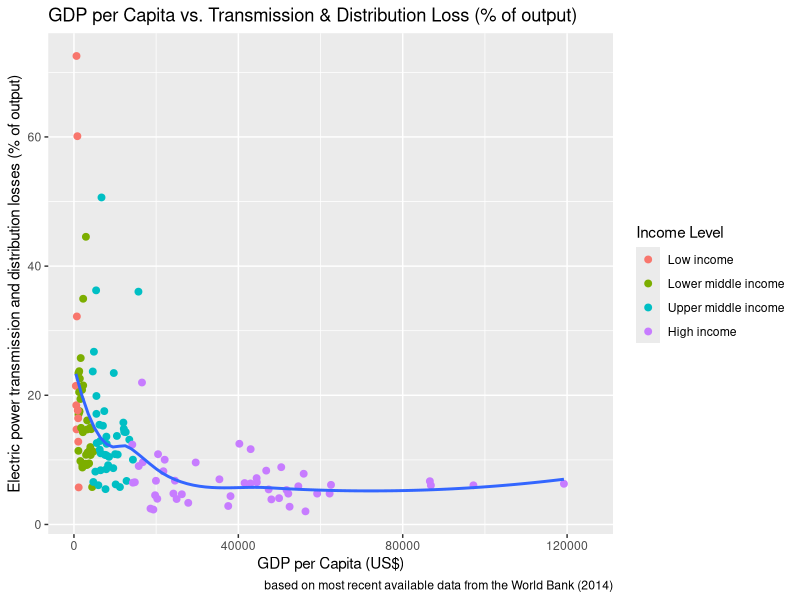
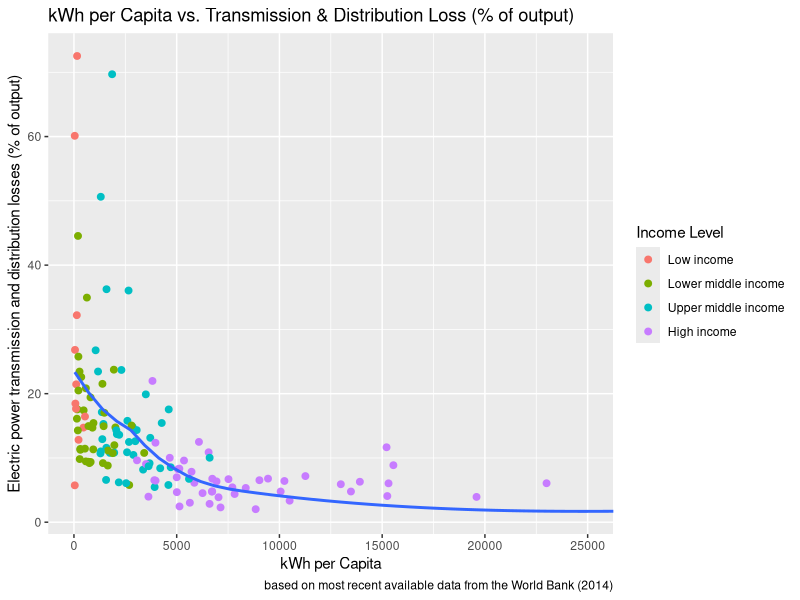
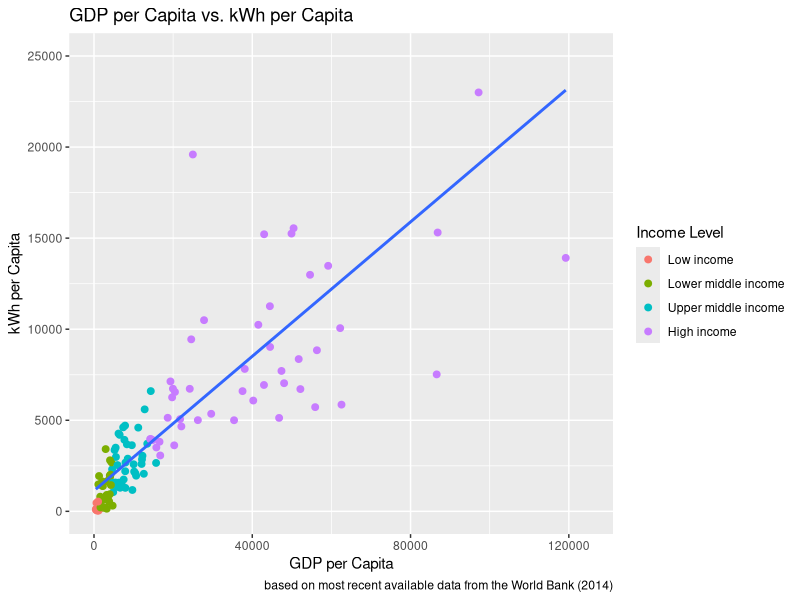
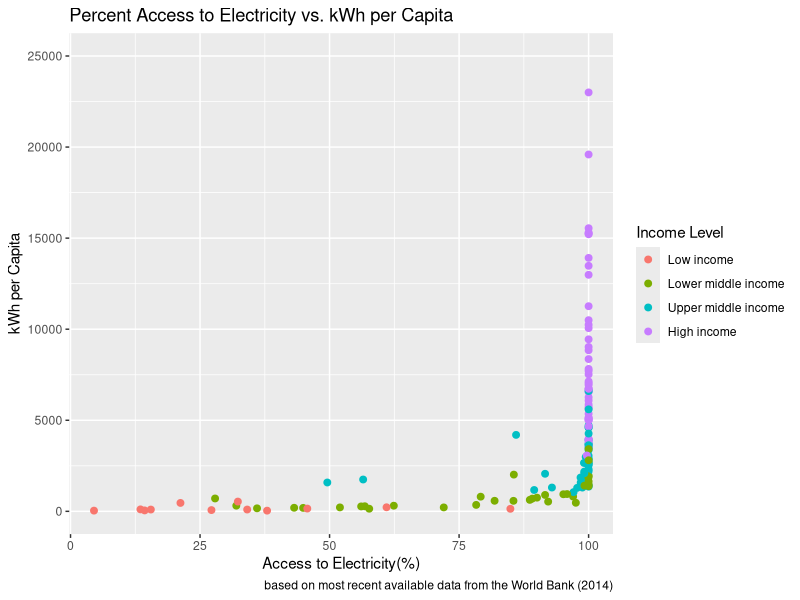

Source code (R) for these figures, in order:
# C. McClintock
# Electricity Theft
# Feb. 21st, 2018

# ......................................................................................................

# DATA IMPORT & CLEANING

# set up
getwd()
setwd("/Users/charmed33/R/HultPrize2018")

# libraries
library(tidyverse)
library(dplyr)

# read in the data, all from the world bank
powerloss <- read_csv("electric_loss.csv", skip = 4) 
# Electric power transmission and distribution losses (% of output)
access <- read_csv("access.csv", skip = 4) 
# Access to electricity (% of population)
population <- read_csv("population.csv", skip = 4)
# Population, total
kwh <- read_csv("kwhpercap.csv", skip = 4)
# Electric power consumption (kWh per capita)
gdp <- read_csv("gdp.csv", skip = 4)
# GDP (current US$)
countries <- read_csv("wb_countrydata.csv")
# Children out of school, female (% of female primary school age)
girlsed <- read_csv("girlsed.csv", skip = 4)

# change some names, use data from 2014, last available
colnames(powerloss)[colnames(powerloss)=="Country Name"] <- "country"
colnames(powerloss)[colnames(powerloss)=="Country Code"] <- "country_code"
colnames(powerloss)[colnames(powerloss)=="2014"] <- "percentloss"

colnames(population)[colnames(population)=="Country Name"] <- "country"
colnames(population)[colnames(population)=="Country Code"] <- "country_code"
colnames(population)[colnames(population)=="2014"] <- "population"

colnames(gdp)[colnames(gdp)=="Country Name"] <- "country"
colnames(gdp)[colnames(gdp)=="Country Code"] <- "country_code"
colnames(gdp)[colnames(gdp)=="2014"] <- "gdp"

colnames(kwh)[colnames(kwh)=="Country Name"] <- "country"
colnames(kwh)[colnames(kwh)=="Country Code"] <- "country_code"
colnames(kwh)[colnames(kwh)=="2014"] <- "kwh"

colnames(access)[colnames(access)=="Country Name"] <- "country"
colnames(access)[colnames(access)=="Country Code"] <- "country_code"
colnames(access)[colnames(access)=="2014"] <- "access"

colnames(girlsed)[colnames(girlsed)=="Country Name"] <- "country"
colnames(girlsed)[colnames(girlsed)=="Country Code"] <- "country_code"
colnames(girlsed)[colnames(girlsed)=="2014"] <- "girlsed"

names(countries) <- c("country_code","region","income_group","country")


# select the 2014 data
powerloss <- select(powerloss, country, country_code, percentloss)
population <- select(population, country, country_code, population)
gdp <- select(gdp, country, country_code, gdp)
kwh <- select(kwh, country, country_code, kwh)
access <- select(access, country, country_code, access)
girlsed <- select(girlsed, country, country_code, girlsed)

# merge it all together
power <- left_join(powerloss, countries, by = 
           c("country_code" = "country_code","country" = "country"))
power <- left_join(power, population, by = 
           c("country_code" = "country_code", "country" = "country"))
power <- left_join(power, gdp, by = 
           c("country_code" = "country_code", "country" = "country"))
power <- left_join(power, kwh, by = 
           c("country_code" = "country_code", "country" = "country"))
power <- left_join(power, access, by = 
           c("country_code" = "country_code", "country" = "country"))
power <- left_join(power, girlsed, by = 
           c("country_code" = "country_code", "country" = "country"))

# create gdp per capita by dividing gdp by population
power <- mutate(power, gdp_percap = gdp / population)
power <- select(power, country, country_code, region, 
                income_group, gdp, gdp_percap, population, everything())
power <- power[complete.cases(power[ , 3]),]
power$income_group <- as.factor(power$income_group)
power <- mutate(power,
                income_group=fct_relevel(income_group,
                  "Low income",
                  "Lower middle income",
                  "Upper middle income",
                  "High income"))

# .......................................................................................................

# EXPLORATORY DATA ANALYSIS

# how much electricity is being lost?
summary(power$percentloss) # average of 13 percent loss, much higher in poor countries
summary(power$gdp_percap)

# how does that vary by income group?

## average use by income group
kwhbyincome <- as.data.frame(power %>% 
                                   group_by(income_group) %>% 
                                   summarise(mean(kwh, na.rm = TRUE)))

## average percent loss by income group
percentbyincome <- as.data.frame(power %>% 
             group_by(income_group) %>% 
              summarise(mean(percentloss, na.rm = TRUE)))

## number of countries in each income group
numbyincome <- as.data.frame(power %>% 
             group_by(income_group) %>% 
             summarise(byincome = n()))

## average percent loss by income group
girlsedbyincome <- as.data.frame(power %>% 
                    group_by(income_group) %>% 
                    summarise(mean(girlsed, na.rm = TRUE)))

# generalized linear models 

# gdp per capita vs. percent loss
gdp_percentloss <- glm(gdp_percap ~ percentloss, data = power)
summary(gdp_percentloss) # intercept = 28953.6, slope = -851.6, p < .001

# kwh per capita vs. percent loss
percentloss_kwh <-  glm(kwh ~ percentloss, data = power)
summary(percentloss_kwh) # intercept = 6866.62, slope =-184.9, p < .001

# kwh per capita vs. gdp per capita
gdp_kwh <-  glm(kwh ~ gdp_percap, data = power)
summary(gdp_kwh) # intercept = 1134, slope = .1845, p < .001

# access vs. loss
access_loss <- glm(access ~ kwh, data = power)
summary(access_loss) # intercept = 82.16, slope = .00132, p < .001

# ......................................................................................................

# VISUALIZATION

# gdp per capita vs. percent loss
ggplot(data = power, mapping = aes(gdp_percap, percentloss, na.rm = TRUE)) + 
  geom_point(aes(colour = factor(income_group)), size = 2) + geom_smooth(se = FALSE) +
  coord_cartesian(xlim = c(0, 125000)) + labs(colour = "Income Level", 
       title = "GDP per Capita vs. Transmission & Distribution Loss (% of output)", 
       caption = "based on most recent available data from the World Bank (2014)",
       x = "GDP per Capita (US$)", 
       y = "Electric power transmission and distribution losses (% of output)")

# kwh per capita vs. percent loss
ggplot(data = power, mapping = aes(kwh, percentloss, na.rm = TRUE)) + 
  geom_point(aes(colour = factor(income_group)), size = 2) + geom_smooth(se = FALSE) +
  coord_cartesian(xlim = c(0, 25000)) + labs(colour = "Income Level", 
       title = "kWh per Capita vs. Transmission & Distribution Loss (% of output)", 
       caption = "based on most recent available data from the World Bank (2014)",
       x = "kWh per Capita", 
       y = "Electric power transmission and distribution losses (% of output)")

# kwh per capita vs. gdp per capita
ggplot(data = power, mapping = aes(gdp_percap, kwh), na.rm = TRUE) + 
  geom_point(aes(colour = factor(income_group)), size = 2) + 
  geom_smooth(method = "lm", se = FALSE) + coord_cartesian(xlim = c(0,125000), 
  ylim=c(0,25000)) + labs(colour = "Income Level", 
       title = "GDP per Capita vs. kWh per Capita", 
       caption = "based on most recent available data from the World Bank (2014)",
       x = "GDP per Capita", 
       y = "kWh per Capita")

# kwh per capita vs. percent access
ggplot(data = power, mapping = aes(access, kwh), na.rm = TRUE) + 
  geom_point(aes(colour = factor(income_group)), size = 2) + 
  coord_cartesian(ylim = c(0,25000)) + 
  labs(colour = "Income Level", 
       title = "Percent Access to Electricity vs. kWh per Capita", 
       caption = "based on most recent available data from the World Bank (2014)",
       x = "Access to Electricity(%)", 
       y = "kWh per Capita")

